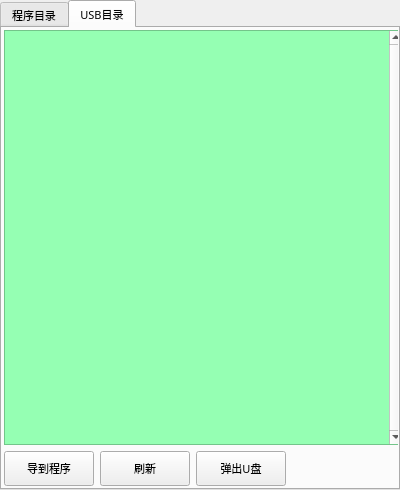
<?xml version="1.0" encoding="UTF-8"?>
<ui version="4.0">
 <class>FormAlfaPgmExplorer</class>
 <widget class="QWidget" name="FormAlfaPgmExplorer">
  <property name="geometry">
   <rect>
    <x>0</x>
    <y>0</y>
    <width>400</width>
    <height>490</height>
   </rect>
  </property>
  <property name="sizePolicy">
   <sizepolicy hsizetype="Fixed" vsizetype="Fixed">
    <horstretch>0</horstretch>
    <verstretch>0</verstretch>
   </sizepolicy>
  </property>
  <property name="minimumSize">
   <size>
    <width>400</width>
    <height>490</height>
   </size>
  </property>
  <property name="maximumSize">
   <size>
    <width>800</width>
    <height>981</height>
   </size>
  </property>
  <property name="font">
   <font>
    <family>微软雅黑</family>
    <pointsize>8</pointsize>
   </font>
  </property>
  <property name="windowTitle">
   <string notr="true">程序管理画面</string>
  </property>
  <layout class="QGridLayout" name="gridLayout">
   <property name="margin">
    <number>0</number>
   </property>
   <property name="spacing">
    <number>0</number>
   </property>
   <item row="0" column="0">
    <widget class="QTabWidget" name="tabWidget">
     <property name="sizePolicy">
      <sizepolicy hsizetype="Fixed" vsizetype="Fixed">
       <horstretch>0</horstretch>
       <verstretch>0</verstretch>
      </sizepolicy>
     </property>
     <property name="minimumSize">
      <size>
       <width>400</width>
       <height>490</height>
      </size>
     </property>
     <property name="maximumSize">
      <size>
       <width>800</width>
       <height>981</height>
      </size>
     </property>
     <property name="font">
      <font>
       <family>微软雅黑</family>
       <pointsize>8</pointsize>
       <weight>50</weight>
       <italic>false</italic>
       <bold>false</bold>
       <kerning>true</kerning>
      </font>
     </property>
     <property name="styleSheet">
      <string notr="true"/>
     </property>
     <property name="currentIndex">
      <number>1</number>
     </property>
     <property name="iconSize">
      <size>
       <width>1</width>
       <height>30</height>
      </size>
     </property>
     <widget class="QWidget" name="TabProgram">
      <attribute name="icon">
       <iconset resource="../xPad.qrc">
        <normaloff>:/img/widget/TabHeader.png</normaloff>:/img/widget/TabHeader.png</iconset>
      </attribute>
      <attribute name="title">
       <string>程序目录</string>
      </attribute>
      <layout class="QGridLayout" name="gridLayout_2">
       <property name="margin">
        <number>2</number>
       </property>
       <property name="spacing">
        <number>6</number>
       </property>
       <item row="0" column="0" colspan="4">
        <widget class="QTableView" name="pgmView">
         <property name="sizePolicy">
          <sizepolicy hsizetype="Expanding" vsizetype="Expanding">
           <horstretch>0</horstretch>
           <verstretch>0</verstretch>
          </sizepolicy>
         </property>
         <property name="minimumSize">
          <size>
           <width>400</width>
           <height>0</height>
          </size>
         </property>
         <property name="maximumSize">
          <size>
           <width>790</width>
           <height>16777215</height>
          </size>
         </property>
         <property name="font">
          <font>
           <family>微软雅黑</family>
           <pointsize>8</pointsize>
           <weight>50</weight>
           <italic>false</italic>
           <bold>false</bold>
           <stylestrategy>PreferAntialias</stylestrategy>
          </font>
         </property>
         <property name="focusPolicy">
          <enum>Qt::NoFocus</enum>
         </property>
         <property name="styleSheet">
          <string notr="true">QTableView
{
	selection-background-color: rgb(64, 168, 255);
	background-color: rgb(230, 255, 255);
	alternate-background-color: rgb(199, 255, 255);
	gridline-color: rgb(168, 180, 168);
}
</string>
         </property>
         <property name="frameShadow">
          <enum>QFrame::Plain</enum>
         </property>
         <property name="verticalScrollBarPolicy">
          <enum>Qt::ScrollBarAlwaysOn</enum>
         </property>
         <property name="horizontalScrollBarPolicy">
          <enum>Qt::ScrollBarAlwaysOff</enum>
         </property>
         <property name="autoScroll">
          <bool>false</bool>
         </property>
         <property name="editTriggers">
          <set>QAbstractItemView::NoEditTriggers</set>
         </property>
         <property name="tabKeyNavigation">
          <bool>false</bool>
         </property>
         <property name="showDropIndicator" stdset="0">
          <bool>false</bool>
         </property>
         <property name="dragDropOverwriteMode">
          <bool>false</bool>
         </property>
         <property name="alternatingRowColors">
          <bool>true</bool>
         </property>
         <property name="selectionMode">
          <enum>QAbstractItemView::SingleSelection</enum>
         </property>
         <property name="selectionBehavior">
          <enum>QAbstractItemView::SelectRows</enum>
         </property>
         <property name="iconSize">
          <size>
           <width>32</width>
           <height>32</height>
          </size>
         </property>
         <property name="sortingEnabled">
          <bool>true</bool>
         </property>
         <property name="wordWrap">
          <bool>false</bool>
         </property>
         <attribute name="horizontalHeaderDefaultSectionSize">
          <number>0</number>
         </attribute>
         <attribute name="horizontalHeaderHighlightSections">
          <bool>false</bool>
         </attribute>
         <attribute name="horizontalHeaderMinimumSectionSize">
          <number>40</number>
         </attribute>
         <attribute name="verticalHeaderDefaultSectionSize">
          <number>40</number>
         </attribute>
         <attribute name="verticalHeaderMinimumSectionSize">
          <number>40</number>
         </attribute>
        </widget>
       </item>
       <item row="1" column="0">
        <widget class="xPushButton" name="BtnPgmLoad">
         <property name="sizePolicy">
          <sizepolicy hsizetype="Fixed" vsizetype="Fixed">
           <horstretch>0</horstretch>
           <verstretch>0</verstretch>
          </sizepolicy>
         </property>
         <property name="minimumSize">
          <size>
           <width>75</width>
           <height>35</height>
          </size>
         </property>
         <property name="maximumSize">
          <size>
           <width>16777215</width>
           <height>70</height>
          </size>
         </property>
         <property name="font">
          <font>
           <family>微软雅黑</family>
           <pointsize>8</pointsize>
           <weight>50</weight>
           <italic>false</italic>
           <bold>false</bold>
          </font>
         </property>
         <property name="focusPolicy">
          <enum>Qt::NoFocus</enum>
         </property>
         <property name="text">
          <string>载入</string>
         </property>
         <property name="icon">
          <iconset resource="../xPad.qrc">
           <normaloff>:/img/32X32/FileLoad.png</normaloff>:/img/32X32/FileLoad.png</iconset>
         </property>
         <property name="iconSize">
          <size>
           <width>32</width>
           <height>32</height>
          </size>
         </property>
        </widget>
       </item>
       <item row="1" column="1">
        <widget class="xPushButton" name="BtnPgmNew">
         <property name="sizePolicy">
          <sizepolicy hsizetype="Fixed" vsizetype="Fixed">
           <horstretch>0</horstretch>
           <verstretch>0</verstretch>
          </sizepolicy>
         </property>
         <property name="minimumSize">
          <size>
           <width>75</width>
           <height>35</height>
          </size>
         </property>
         <property name="maximumSize">
          <size>
           <width>16777215</width>
           <height>70</height>
          </size>
         </property>
         <property name="font">
          <font>
           <family>微软雅黑</family>
           <pointsize>8</pointsize>
           <weight>50</weight>
           <italic>false</italic>
           <bold>false</bold>
          </font>
         </property>
         <property name="focusPolicy">
          <enum>Qt::NoFocus</enum>
         </property>
         <property name="text">
          <string>新建</string>
         </property>
         <property name="icon">
          <iconset resource="../xPad.qrc">
           <normaloff>:/img/32X32/FileNew.png</normaloff>:/img/32X32/FileNew.png</iconset>
         </property>
         <property name="iconSize">
          <size>
           <width>32</width>
           <height>32</height>
          </size>
         </property>
        </widget>
       </item>
       <item row="1" column="2">
        <widget class="xPushButton" name="BtnPgmRename">
         <property name="sizePolicy">
          <sizepolicy hsizetype="Fixed" vsizetype="Fixed">
           <horstretch>0</horstretch>
           <verstretch>0</verstretch>
          </sizepolicy>
         </property>
         <property name="minimumSize">
          <size>
           <width>75</width>
           <height>35</height>
          </size>
         </property>
         <property name="maximumSize">
          <size>
           <width>16777215</width>
           <height>70</height>
          </size>
         </property>
         <property name="font">
          <font>
           <family>微软雅黑</family>
           <pointsize>8</pointsize>
           <weight>50</weight>
           <italic>false</italic>
           <bold>false</bold>
          </font>
         </property>
         <property name="focusPolicy">
          <enum>Qt::NoFocus</enum>
         </property>
         <property name="text">
          <string>重命名</string>
         </property>
         <property name="icon">
          <iconset resource="../xPad.qrc">
           <normaloff>:/img/32X32/FileRename.png</normaloff>:/img/32X32/FileRename.png</iconset>
         </property>
         <property name="iconSize">
          <size>
           <width>32</width>
           <height>32</height>
          </size>
         </property>
        </widget>
       </item>
       <item row="1" column="3">
        <spacer name="horizontalSpacer">
         <property name="orientation">
          <enum>Qt::Horizontal</enum>
         </property>
         <property name="sizeHint" stdset="0">
          <size>
           <width>319</width>
           <height>20</height>
          </size>
         </property>
        </spacer>
       </item>
       <item row="2" column="0">
        <widget class="xPushButton" name="BtnPgmCopyAs">
         <property name="sizePolicy">
          <sizepolicy hsizetype="Fixed" vsizetype="Fixed">
           <horstretch>0</horstretch>
           <verstretch>0</verstretch>
          </sizepolicy>
         </property>
         <property name="minimumSize">
          <size>
           <width>75</width>
           <height>35</height>
          </size>
         </property>
         <property name="maximumSize">
          <size>
           <width>16777215</width>
           <height>70</height>
          </size>
         </property>
         <property name="font">
          <font>
           <family>微软雅黑</family>
           <pointsize>8</pointsize>
           <weight>50</weight>
           <italic>false</italic>
           <bold>false</bold>
          </font>
         </property>
         <property name="focusPolicy">
          <enum>Qt::NoFocus</enum>
         </property>
         <property name="text">
          <string>另存为</string>
         </property>
         <property name="icon">
          <iconset resource="../xPad.qrc">
           <normaloff>:/img/32X32/FileCopy.png</normaloff>:/img/32X32/FileCopy.png</iconset>
         </property>
         <property name="iconSize">
          <size>
           <width>32</width>
           <height>32</height>
          </size>
         </property>
        </widget>
       </item>
       <item row="2" column="1">
        <widget class="xPushButton" name="BtnPgmExport">
         <property name="sizePolicy">
          <sizepolicy hsizetype="Fixed" vsizetype="Fixed">
           <horstretch>0</horstretch>
           <verstretch>0</verstretch>
          </sizepolicy>
         </property>
         <property name="minimumSize">
          <size>
           <width>75</width>
           <height>35</height>
          </size>
         </property>
         <property name="maximumSize">
          <size>
           <width>16777215</width>
           <height>70</height>
          </size>
         </property>
         <property name="font">
          <font>
           <family>微软雅黑</family>
           <pointsize>8</pointsize>
           <weight>50</weight>
           <italic>false</italic>
           <bold>false</bold>
          </font>
         </property>
         <property name="focusPolicy">
          <enum>Qt::NoFocus</enum>
         </property>
         <property name="text">
          <string>导到U盘</string>
         </property>
         <property name="icon">
          <iconset resource="../xPad.qrc">
           <normaloff>:/img/32X32/Export.png</normaloff>:/img/32X32/Export.png</iconset>
         </property>
         <property name="iconSize">
          <size>
           <width>32</width>
           <height>32</height>
          </size>
         </property>
        </widget>
       </item>
       <item row="2" column="2">
        <widget class="xPushButton" name="BtnPgmDelete">
         <property name="sizePolicy">
          <sizepolicy hsizetype="Fixed" vsizetype="Fixed">
           <horstretch>0</horstretch>
           <verstretch>0</verstretch>
          </sizepolicy>
         </property>
         <property name="minimumSize">
          <size>
           <width>75</width>
           <height>35</height>
          </size>
         </property>
         <property name="maximumSize">
          <size>
           <width>16777215</width>
           <height>70</height>
          </size>
         </property>
         <property name="font">
          <font>
           <family>微软雅黑</family>
           <pointsize>8</pointsize>
           <weight>50</weight>
           <italic>false</italic>
           <bold>false</bold>
          </font>
         </property>
         <property name="focusPolicy">
          <enum>Qt::NoFocus</enum>
         </property>
         <property name="text">
          <string>删除</string>
         </property>
         <property name="icon">
          <iconset resource="../xPad.qrc">
           <normaloff>:/img/32X32/FileDelete.png</normaloff>:/img/32X32/FileDelete.png</iconset>
         </property>
         <property name="iconSize">
          <size>
           <width>32</width>
           <height>32</height>
          </size>
         </property>
        </widget>
       </item>
       <item row="2" column="3">
        <spacer name="horizontalSpacer_2">
         <property name="orientation">
          <enum>Qt::Horizontal</enum>
         </property>
         <property name="sizeHint" stdset="0">
          <size>
           <width>319</width>
           <height>20</height>
          </size>
         </property>
        </spacer>
       </item>
      </layout>
     </widget>
     <widget class="QWidget" name="TabUSB">
      <attribute name="title">
       <string>USB目录</string>
      </attribute>
      <layout class="QGridLayout" name="gridLayout_3">
       <property name="margin">
        <number>2</number>
       </property>
       <item row="0" column="0" colspan="4">
        <widget class="QTableView" name="usbView">
         <property name="sizePolicy">
          <sizepolicy hsizetype="Expanding" vsizetype="Expanding">
           <horstretch>0</horstretch>
           <verstretch>0</verstretch>
          </sizepolicy>
         </property>
         <property name="minimumSize">
          <size>
           <width>400</width>
           <height>0</height>
          </size>
         </property>
         <property name="maximumSize">
          <size>
           <width>790</width>
           <height>16777215</height>
          </size>
         </property>
         <property name="font">
          <font>
           <family>微软雅黑</family>
           <pointsize>8</pointsize>
           <weight>50</weight>
           <bold>false</bold>
           <stylestrategy>PreferAntialias</stylestrategy>
          </font>
         </property>
         <property name="focusPolicy">
          <enum>Qt::NoFocus</enum>
         </property>
         <property name="styleSheet">
          <string notr="true">QTableView
{
	selection-background-color: rgb(64, 168, 255);
	background-color: rgb(149, 255, 179);
	alternate-background-color: rgb(199, 255, 255);
	gridline-color: rgb(168, 180, 168);
}</string>
         </property>
         <property name="frameShadow">
          <enum>QFrame::Plain</enum>
         </property>
         <property name="verticalScrollBarPolicy">
          <enum>Qt::ScrollBarAlwaysOn</enum>
         </property>
         <property name="horizontalScrollBarPolicy">
          <enum>Qt::ScrollBarAlwaysOff</enum>
         </property>
         <property name="autoScroll">
          <bool>false</bool>
         </property>
         <property name="editTriggers">
          <set>QAbstractItemView::NoEditTriggers</set>
         </property>
         <property name="tabKeyNavigation">
          <bool>false</bool>
         </property>
         <property name="showDropIndicator" stdset="0">
          <bool>false</bool>
         </property>
         <property name="dragDropOverwriteMode">
          <bool>false</bool>
         </property>
         <property name="alternatingRowColors">
          <bool>true</bool>
         </property>
         <property name="selectionMode">
          <enum>QAbstractItemView::SingleSelection</enum>
         </property>
         <property name="selectionBehavior">
          <enum>QAbstractItemView::SelectRows</enum>
         </property>
         <property name="iconSize">
          <size>
           <width>32</width>
           <height>32</height>
          </size>
         </property>
         <property name="sortingEnabled">
          <bool>true</bool>
         </property>
         <property name="wordWrap">
          <bool>false</bool>
         </property>
         <attribute name="horizontalHeaderDefaultSectionSize">
          <number>0</number>
         </attribute>
         <attribute name="horizontalHeaderHighlightSections">
          <bool>false</bool>
         </attribute>
         <attribute name="horizontalHeaderMinimumSectionSize">
          <number>40</number>
         </attribute>
         <attribute name="verticalHeaderDefaultSectionSize">
          <number>40</number>
         </attribute>
         <attribute name="verticalHeaderMinimumSectionSize">
          <number>40</number>
         </attribute>
        </widget>
       </item>
       <item row="1" column="0">
        <widget class="xPushButton" name="BtnUsbExport_pgm">
         <property name="sizePolicy">
          <sizepolicy hsizetype="Fixed" vsizetype="Fixed">
           <horstretch>0</horstretch>
           <verstretch>0</verstretch>
          </sizepolicy>
         </property>
         <property name="minimumSize">
          <size>
           <width>90</width>
           <height>35</height>
          </size>
         </property>
         <property name="maximumSize">
          <size>
           <width>16777215</width>
           <height>70</height>
          </size>
         </property>
         <property name="font">
          <font>
           <family>微软雅黑</family>
           <pointsize>8</pointsize>
           <weight>50</weight>
           <italic>false</italic>
           <bold>false</bold>
          </font>
         </property>
         <property name="focusPolicy">
          <enum>Qt::NoFocus</enum>
         </property>
         <property name="text">
          <string>导到程序</string>
         </property>
         <property name="iconSize">
          <size>
           <width>32</width>
           <height>32</height>
          </size>
         </property>
        </widget>
       </item>
       <item row="1" column="1">
        <widget class="xPushButton" name="BtnRefresh">
         <property name="minimumSize">
          <size>
           <width>90</width>
           <height>35</height>
          </size>
         </property>
         <property name="maximumSize">
          <size>
           <width>16777215</width>
           <height>70</height>
          </size>
         </property>
         <property name="font">
          <font>
           <family>微软雅黑</family>
           <pointsize>8</pointsize>
           <weight>50</weight>
           <italic>false</italic>
           <bold>false</bold>
          </font>
         </property>
         <property name="focusPolicy">
          <enum>Qt::NoFocus</enum>
         </property>
         <property name="text">
          <string>刷新</string>
         </property>
         <property name="IsBoxBtn" stdset="0">
          <bool>false</bool>
         </property>
        </widget>
       </item>
       <item row="1" column="2">
        <widget class="xPushButton" name="BtnPopup">
         <property name="sizePolicy">
          <sizepolicy hsizetype="Fixed" vsizetype="Fixed">
           <horstretch>0</horstretch>
           <verstretch>0</verstretch>
          </sizepolicy>
         </property>
         <property name="minimumSize">
          <size>
           <width>90</width>
           <height>35</height>
          </size>
         </property>
         <property name="maximumSize">
          <size>
           <width>16777215</width>
           <height>70</height>
          </size>
         </property>
         <property name="font">
          <font>
           <family>微软雅黑</family>
           <pointsize>8</pointsize>
           <weight>50</weight>
           <italic>false</italic>
           <bold>false</bold>
          </font>
         </property>
         <property name="focusPolicy">
          <enum>Qt::NoFocus</enum>
         </property>
         <property name="text">
          <string>弹出U盘</string>
         </property>
         <property name="iconSize">
          <size>
           <width>32</width>
           <height>32</height>
          </size>
         </property>
        </widget>
       </item>
       <item row="1" column="3">
        <spacer name="horizontalSpacer_3">
         <property name="orientation">
          <enum>Qt::Horizontal</enum>
         </property>
         <property name="sizeHint" stdset="0">
          <size>
           <width>319</width>
           <height>20</height>
          </size>
         </property>
        </spacer>
       </item>
      </layout>
     </widget>
    </widget>
   </item>
  </layout>
 </widget>
 <customwidgets>
  <customwidget>
   <class>xPushButton</class>
   <extends>QPushButton</extends>
   <header>xpushbutton.h</header>
  </customwidget>
 </customwidgets>
 <resources>
  <include location="../xPad.qrc"/>
 </resources>
 <connections>
  <connection>
   <sender>BtnUsbExport_pgm</sender>
   <signal>clicked()</signal>
   <receiver>FormAlfaPgmExplorer</receiver>
   <slot>importUSBFileToPgm()</slot>
   <hints>
    <hint type="sourcelabel">
     <x>78</x>
     <y>939</y>
    </hint>
    <hint type="destinationlabel">
     <x>399</x>
     <y>490</y>
    </hint>
   </hints>
  </connection>
  <connection>
   <sender>BtnRefresh</sender>
   <signal>clicked()</signal>
   <receiver>FormAlfaPgmExplorer</receiver>
   <slot>refreshUsb()</slot>
   <hints>
    <hint type="sourcelabel">
     <x>234</x>
     <y>939</y>
    </hint>
    <hint type="destinationlabel">
     <x>399</x>
     <y>490</y>
    </hint>
   </hints>
  </connection>
  <connection>
   <sender>BtnPopup</sender>
   <signal>clicked()</signal>
   <receiver>FormAlfaPgmExplorer</receiver>
   <slot>popupUsb()</slot>
   <hints>
    <hint type="sourcelabel">
     <x>390</x>
     <y>939</y>
    </hint>
    <hint type="destinationlabel">
     <x>399</x>
     <y>490</y>
    </hint>
   </hints>
  </connection>
  <connection>
   <sender>BtnPgmRename</sender>
   <signal>clicked()</signal>
   <receiver>FormAlfaPgmExplorer</receiver>
   <slot>renamePgmFile()</slot>
   <hints>
    <hint type="sourcelabel">
     <x>390</x>
     <y>863</y>
    </hint>
    <hint type="destinationlabel">
     <x>399</x>
     <y>490</y>
    </hint>
   </hints>
  </connection>
  <connection>
   <sender>BtnPgmNew</sender>
   <signal>clicked()</signal>
   <receiver>FormAlfaPgmExplorer</receiver>
   <slot>newPgmFile()</slot>
   <hints>
    <hint type="sourcelabel">
     <x>234</x>
     <y>863</y>
    </hint>
    <hint type="destinationlabel">
     <x>399</x>
     <y>490</y>
    </hint>
   </hints>
  </connection>
  <connection>
   <sender>BtnPgmCopyAs</sender>
   <signal>clicked()</signal>
   <receiver>FormAlfaPgmExplorer</receiver>
   <slot>saveAsPgmFile()</slot>
   <hints>
    <hint type="sourcelabel">
     <x>78</x>
     <y>939</y>
    </hint>
    <hint type="destinationlabel">
     <x>399</x>
     <y>490</y>
    </hint>
   </hints>
  </connection>
  <connection>
   <sender>BtnPgmLoad</sender>
   <signal>clicked()</signal>
   <receiver>FormAlfaPgmExplorer</receiver>
   <slot>loadPgmFile()</slot>
   <hints>
    <hint type="sourcelabel">
     <x>78</x>
     <y>863</y>
    </hint>
    <hint type="destinationlabel">
     <x>399</x>
     <y>490</y>
    </hint>
   </hints>
  </connection>
  <connection>
   <sender>BtnPgmExport</sender>
   <signal>clicked()</signal>
   <receiver>FormAlfaPgmExplorer</receiver>
   <slot>exportToUsb()</slot>
   <hints>
    <hint type="sourcelabel">
     <x>234</x>
     <y>939</y>
    </hint>
    <hint type="destinationlabel">
     <x>399</x>
     <y>490</y>
    </hint>
   </hints>
  </connection>
  <connection>
   <sender>BtnPgmDelete</sender>
   <signal>clicked()</signal>
   <receiver>FormAlfaPgmExplorer</receiver>
   <slot>deleteFile()</slot>
   <hints>
    <hint type="sourcelabel">
     <x>390</x>
     <y>939</y>
    </hint>
    <hint type="destinationlabel">
     <x>399</x>
     <y>490</y>
    </hint>
   </hints>
  </connection>
 </connections>
 <slots>
  <slot>popupUsb()</slot>
  <slot>loadPgmFile()</slot>
  <slot>newPgmFile()</slot>
  <slot>renamePgmFile()</slot>
  <slot>saveAsPgmFile()</slot>
  <slot>deleteFile()</slot>
  <slot>exportToUsb()</slot>
  <slot>importTmpFile()</slot>
  <slot>importUSBFileToPgm()</slot>
  <slot>importUSBFileToTmp()</slot>
  <slot>refreshUsb()</slot>
 </slots>
</ui>
